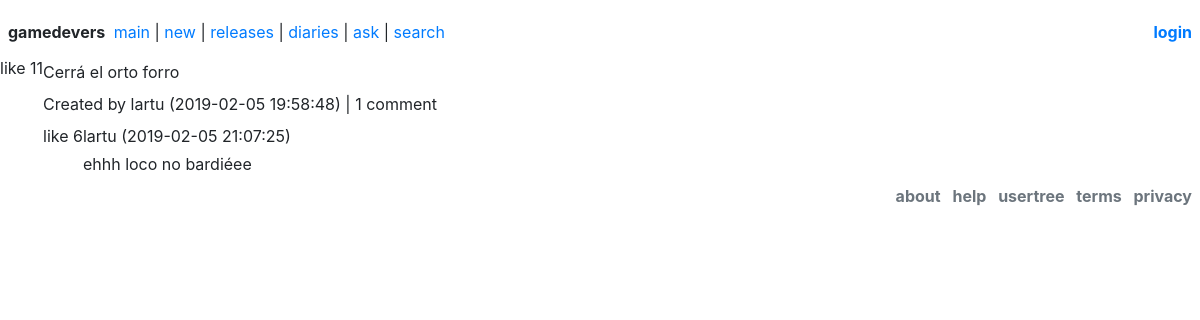
/post/index.php?id=4, run on the app's committed database.
### tables this page shows
CREATE TABLE `post` (
  `id` int(11) NOT NULL AUTO_INCREMENT,
  `creator_id` int(11) NOT NULL,
  `post_date` datetime NOT NULL DEFAULT '0000-00-00 00:00:00' ON UPDATE CURRENT_TIMESTAMP,
  `title` varchar(128) DEFAULT NULL,
  `body` varchar(2048) NOT NULL,
  `parent_id` int(11) NOT NULL,
  `category` int(11) DEFAULT NULL,
  `upvotes` int(11) NOT NULL,
  PRIMARY KEY (`id`)
);

CREATE TABLE `user` (
  `id` int(11) NOT NULL AUTO_INCREMENT,
  `username` varchar(30) NOT NULL,
  `user_group` int(11) NOT NULL DEFAULT '0',
  PRIMARY KEY (`id`)
);

### include/shibahug.php (called while the page is built, shortened)
<?php
function sqlSelect($table, $fields = "", $conditions = ""){
global $_shibahug__conn;
$select_clause  = _shibahug_formatSelect($fields);
$where_clause = _shibahug_formatWhere($conditions);
$sql = "SELECT ".$select_clause." FROM ".$table.$where_clause;
$query_result = $_shibahug__conn->query($sql);
$result = array();
if($query_result->num_rows>0){
$i = 0;
while($row = $query_result->fetch_assoc()){
$result[$i] = $row;
++$i;
}
}
return ($result);
}
function sqlCount($table, $conditions = ""){
global $_shibahug__conn;
$where_clause = _shibahug_formatWhere($conditions);
$sql = "SELECT COUNT(*) as cantidad FROM ".$table.$where_clause ;
$result = $_shibahug__conn->query($sql);
$row = $result->fetch_assoc();
$value = $row["cantidad"];
return ($value);
}
function sqlEncode($data){
$data = trim($data);
$data = stripslashes($data);
$data = htmlspecialchars($data);
$data = addslashes($data);
$data = str_replace("\"", "&#34;", $data);
$data = str_replace("'", "&#39;", $data);
return $data;
}
function _shibahug_formatSelect($fields){
if(!is_array($fields) && !empty($fields)) {
$fields = array($fields);
}
return empty($fields) ? "*" : implode(",", $fields);
}
function _shibahug_formatWhere($conditions){
if(!is_array($conditions) && !empty($conditions)) {
$conditions = array($conditions);
}
return empty($conditions) ? "" : " WHERE " . implode(" AND ", $conditions);
}
?>

### include/post-body.php (the view, shortened to what this page needs)
<div class="d-flex mt-2">
	<?php include "upvote.php"; ?>
	<div class="flex-grow-1">
		<div class="post-body mt-1 mb-2">
			<?php echo str_replace("\n", "<br>", $post["body"]); ?>
		</div>
		<div class="post-details">
			<?php
			$creator = sqlSelect("user", "id, username, user_group", "id=" . $post["creator_id"])[0];
			$comment_count = sqlCount("post", "parent_id=" . $post["id"]);
			$comment_count = $comment_count . ($comment_count != 1 ? " comments" : " comment");
			?>
			Created by <span class="group-<?php echo $creator["user_group"]; ?>"><?php echo $creator["username"]; ?></span>
			(<?php echo $post["post_date"]; ?>)
			| <?php echo $comment_count; ?>
		</div>
		<?php require "comment.php"; ?>
		<?php comments_of($post["id"], true); ?>
	</div>
</div>

### include/upvote.php
<div class="text-center upvote-container">
	<span class="upvote-button">like</span>
	<span class="upvote-number"><?php echo rand(2, 19);?></span>
</div>

### include/comment.php (shortened to what this page needs)
<?php function comments_of($id, $first){ ?>
	<?php
		$comments = sqlSelect("post", "id, creator_id, post_date, body", "parent_id=$id");
		if(count($comments) == 0) return;
	?>
	<div class="<?php if(!$first) echo "comment-container ml-3"; ?>">
		<?php foreach($comments as $post){ ?>
			<div class="d-flex mt-2">
				<?php include "upvote.php"; ?>
				<div class="flex-grow-1">
					<div class="post-details">
						<?php
						$creator = sqlSelect("user", "id, username, user_group", "id=" . $post["creator_id"])[0];
						?>
						<span class="group-<?php echo $creator["user_group"]; ?>"><?php echo $creator["username"]; ?></span>
						(<?php echo $post["post_date"]; ?>)
					</div>
					<div class="post-body mt-1">
						<?php echo str_replace("\n", "<br>", $post["body"]); ?>
					</div>
				</div>
			</div>
		<?php } ?>
	</div>
<?php } ?>

### data on the page
post: body "Cerrá el orto forro", post_date "2019-02-05 19:58:48"
user: username "lartu"
post: user.username "lartu", post_date "2019-02-05 21:07:25", body "ehhh loco no bardiéee"

### other printed values
$comment_count "1 comment"
